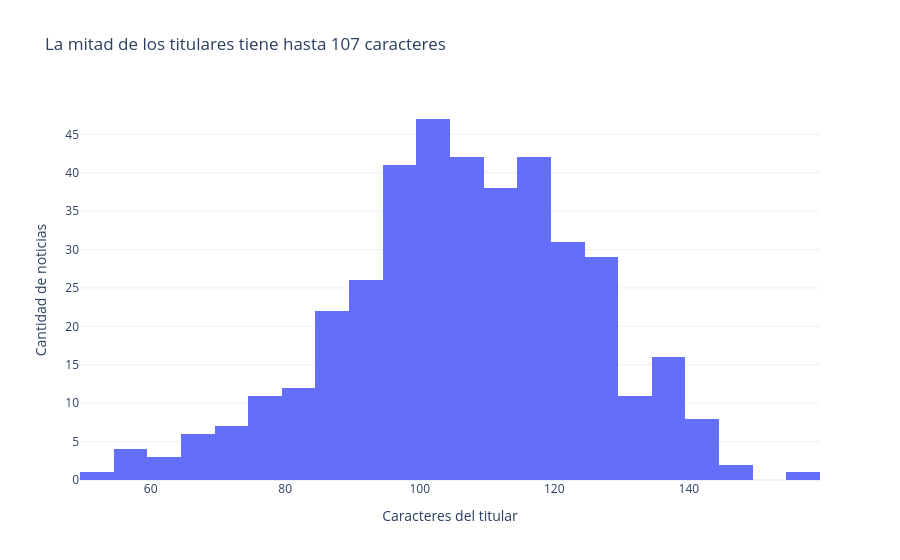

Notebook cell for this chart:
### Code cell
longitud = df.titular.str.len()
fig = px.histogram(x=longitud, nbins=25,
                   title=f'La mitad de los titulares tiene hasta {longitud.median():.0f} caracteres',
                   labels={'x': 'Caracteres del titular', 'y': 'Cantidad de noticias'})
fig.update_layout(yaxis_title='Cantidad de noticias')
fig.show()
display(longitud.describe().rename('caracteres').to_frame())

### Figure 1 — Plotly figure (JSON) as saved in the notebook; plotly's stock layout.template omitted (floating-point values rounded to 4 significant figures; data arrays with more than 128 entries replaced by an {"elided": "..."} marker saying what was removed)
{"data": [{"bingroup": "x", "hovertemplate": "Caracteres del titular=%{x}<br>count=%{y}<extra></extra>", "legendgroup": "", "marker": {"color": "#636efa", "pattern": {"shape": ""}}, "name": "", "nbinsx": 25, "orientation": "v", "showlegend": false, "type": "histogram", "x": {"elided": "400 int values"}, "xaxis": "x", "yaxis": "y"}], "layout": {"barmode": "relative", "legend": {"tracegroupgap": 0}, "title": {"text": "La mitad de los titulares tiene hasta 107 caracteres"}, "xaxis": {"anchor": "y", "domain": [0.0, 1.0], "title": {"text": "Caracteres del titular"}}, "yaxis": {"anchor": "x", "domain": [0.0, 1.0], "title": {"text": "Cantidad de noticias"}}}}
